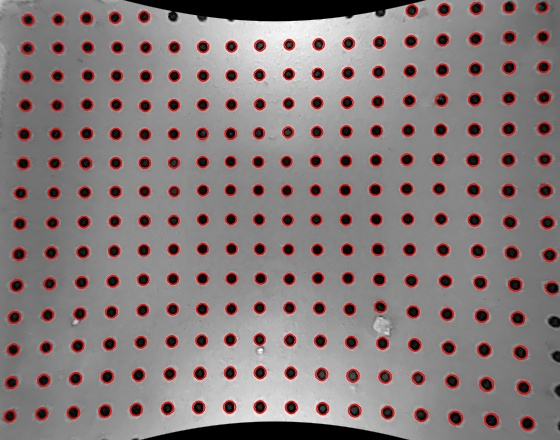
#> input picture tracking/image1.jpg, 560 x 440 px
$ jupyter execute --allow-errors disp_field_interpolation.ipynb   (shell and % lines are left out)   (Python 2 division)
#> lines starting #> are read from the running program, lines starting #| are printed output that depends on the picture
[cell 1]
import numpy as np
import pandas as pd

import os

import matplotlib  as mpl
import matplotlib.pyplot as plt

import cv2

# Optionally, tweak styles.
mpl.rc('figure',  figsize=(22*1.5, 12*1.5))
mpl.rc('image', cmap='gray')

[cell 2]
csv_name = '../dataset2/csv/0100.csv'
img_name = '../dataset2/images/0100.jpg'

csv_name = 'tracking/vectors1.csv'
img_name = 'tracking/image1.jpg'

plt.figure(figsize=(12, 12))


df = pd.read_csv(csv_name)
#> (reads tracking/vectors1.csv from the repository)
img = plt.imread(img_name)
#> img is the input picture: shape (440, 560, 3); mean R, G, B 134, 123, 123
print img.shape
#| (440, 560, 3)
#> (the rest of this cell did not finish here and is left out)

[cell 3]
from scipy.interpolate import RegularGridInterpolator, LinearNDInterpolator, NearestNDInterpolator, Rbf
from mpl_toolkits.mplot3d import Axes3D

# interpolate denser grid data in x and y separately
#> (the rest of this cell did not finish here and is left out)

#> (a cell that did not finish here is left out)

#> (a cell that did not finish here is left out)

#> (a cell that did not finish here is left out)

#> (a cell that did not finish here is left out)

#> (a cell that did not finish here is left out)

[cell 9]
# find the highest position in dx dy and mag

[cell 10]
from matplotlib import cm

#> (the rest of this cell did not finish here and is left out)

[cell 11]
from mpl_toolkits.axes_grid1 import make_axes_locatable
# drawing contour

fig = plt.figure(figsize=(10, 10))
ax = plt.subplot(111)
ax.set_aspect('equal')
#> (the rest of this cell did not finish here and is left out)

[cell 12]
import numpy as np

def func(x, y):
    return x*(1-x)*np.cos(4*np.pi*x) * np.sin(4*np.pi*y**2)**2
grid_x, grid_y = np.mgrid[0:1:100j, 0:1:200j]

points = np.random.rand(1000, 2)
values = func(points[:,0], points[:,1])

from scipy.interpolate import griddata, Rbf
import time
from scipy import interpolate

start = time.time()
grid_z0 = griddata(points, values, (grid_x, grid_y), method='nearest')
print time.time() - start
grid_z1 = griddata(points, values, (grid_x, grid_y), method='linear')
print time.time() - start
grid_z2 = griddata(points, values, (grid_x, grid_y), method='cubic')
print time.time() - start

interp = Rbf(points[:, 0], points[:, 1], values, function='linear')

print time.time() - start
rbf_z = interp(grid_x, grid_y)
print time.time() - start


start = time.time()

tck = interpolate.bisplrep(points[:,0], points[:,0], values, s=0)
# grid_x1d = grid_x.ravel()
# grid_y1d = grid_y.ravel()
# print grid_x1d.shape
print time.time() - start
znew = interpolate.bisplev(grid_x[:,0], grid_y[0,:], tck)

print time.time() - start

[cell 13]
import matplotlib.pyplot as plt
plt.subplot(221)
plt.imshow(func(grid_x, grid_y).T, extent=(0,1,0,1), origin='lower')
plt.plot(points[:,0], points[:,1], 'k.', ms=1)
plt.title('Original')
plt.subplot(222)
plt.imshow(rbf_z.T, extent=(0,1,0,1), origin='lower')
plt.title('rbf')
plt.subplot(223)
plt.imshow(grid_z1.T, extent=(0,1,0,1), origin='lower')
plt.title('Linear')
plt.subplot(224)
plt.imshow(grid_z2.T, extent=(0,1,0,1), origin='lower')
plt.title('Cubic')
plt.gcf().set_size_inches(6, 6)
# plt.show()
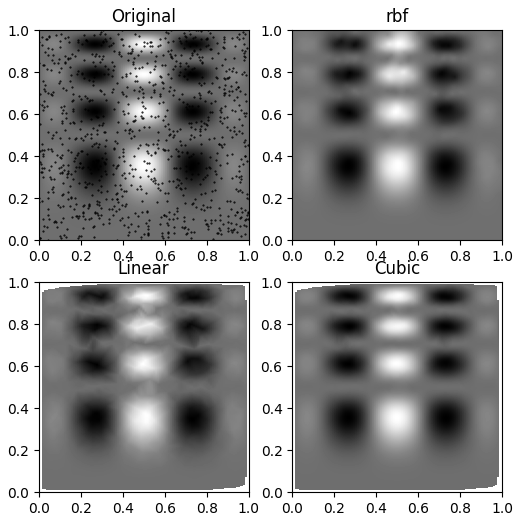
#> figure drawn by matplotlib, 4 panels
